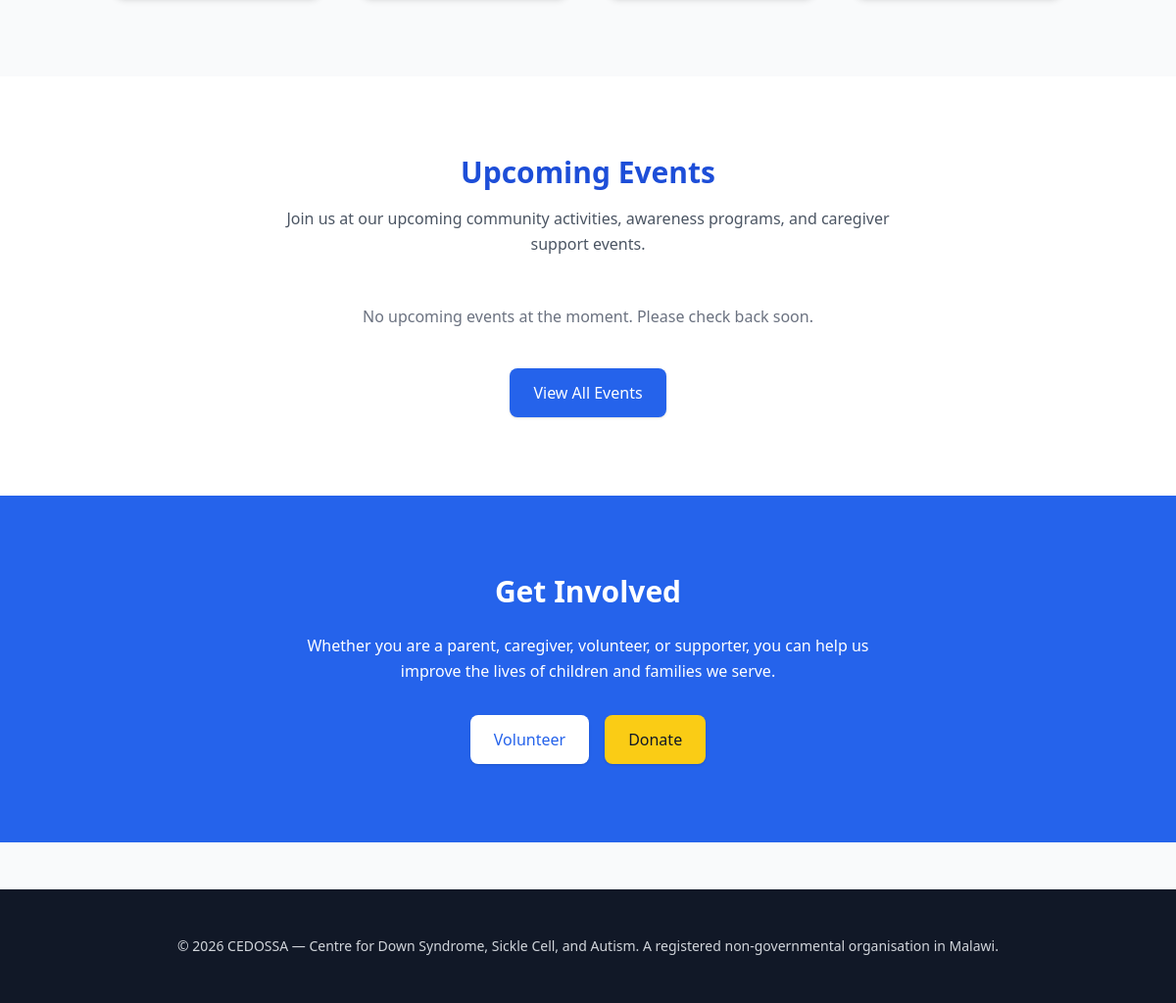
Before: / (lower part) with the older database file.
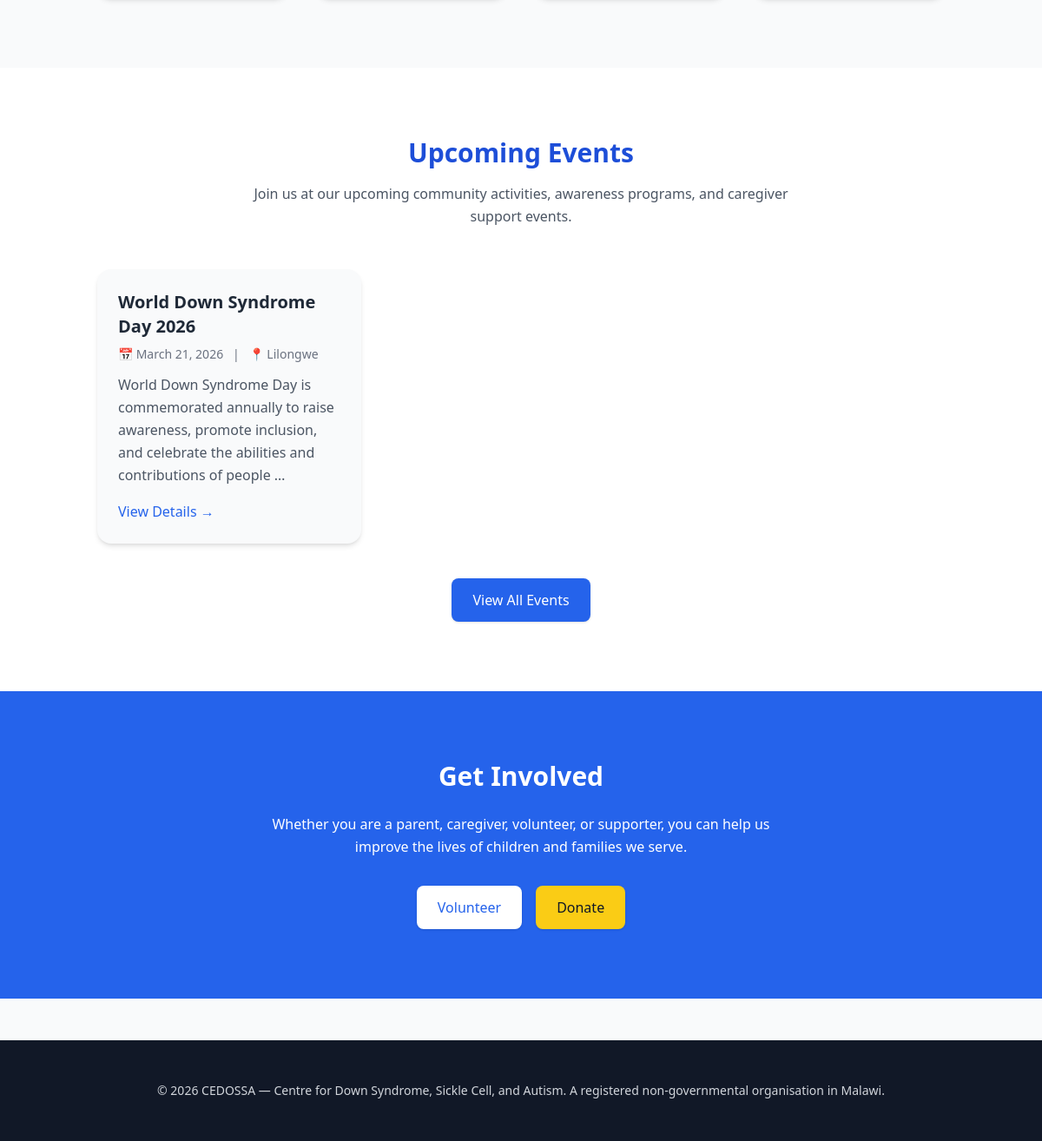
After: the same page with the newer database file.
### main/models.py (models this page shows, shortened)
class Event(models.Model):
    title = models.CharField(max_length=200)
    description = models.TextField()
    date = models.DateField()
    start_time = models.TimeField(blank=True, null=True)
    location = models.CharField(max_length=200)
    image = models.ImageField(upload_to='events/', blank=True, null=True)
    is_published = models.BooleanField(default=True)
    created_at = models.DateTimeField(auto_now_add=True)
    class Meta:
        ordering = ['date']

### main/views.py (the view)
# urls.py: path('', views.home, name='home'),
def home(request):
    programs_list = [
        {
            'title': 'Autism Support',
            'description': 'Early intervention, sensory activities, speech therapy, and inclusive education programs for children with autism.',
            'color': 'blue-600',
            'url_name': 'autism_support'
        },
        {
            'title': 'Down Syndrome Support',
            'description': 'Specialized healthcare, developmental learning, and advocacy programs for children with Down Syndrome and their families.',
            'color': 'yellow-600',
            'url_name': 'down_syndrome_support'
        },
        {
            'title': 'Inclusive Education Training',
            'description': 'Training schools and teachers on inclusive education practices to accommodate children with special needs.',
            'color': 'green-600',
            'url_name': '#'
        },
        {
            'title': 'Community Outreach',
            'description': 'Awareness campaigns and family counseling programs to support children with disabilities and their communities.',
            'color': 'purple-600',
            'url_name': '#'
        }
    ]
    upcoming_events = Event.objects.filter(
        is_published=True,
        date__gte=now().date()
    ).order_by('date')[:3]
    return render(request, 'index.html', {
        'title': 'Home',
        'programs': programs_list,
        'upcoming_events': upcoming_events,
    })

### main/templates/index.html (shortened to what this page needs)
{% load static %}
<!DOCTYPE html>
<html lang="en">
<head>
  <script src="https://cdn.tailwindcss.com"></script>
  <link rel="stylesheet" href="https://cdnjs.cloudflare.com/ajax/libs/font-awesome/6.5.0/css/all.min.css">
</head>
<body class="bg-gray-50 text-gray-800 leading-relaxed">
  <section class="py-20 bg-gray-50">
  </section>
<section class="py-20 bg-white">
  <div class="container mx-auto px-6 text-center">
    <h2 class="text-3xl font-bold text-blue-700 mb-4">
      Upcoming Events
    </h2>
    <p class="text-gray-600 mb-12 max-w-2xl mx-auto">
      Join us at our upcoming community activities, awareness programs,
      and caregiver support events.
    </p>
    {% if upcoming_events %}
    <div class="grid grid-cols-1 md:grid-cols-2 lg:grid-cols-3 gap-8 mb-10">
      {% for event in upcoming_events %}
      <div class="bg-gray-50 rounded-2xl shadow-md overflow-hidden text-left">
        <div class="p-6">
          <h3 class="text-xl font-bold mb-2">
            {{ event.title }}
          </h3>
          <p class="text-sm text-gray-500 mb-3">
            📅 {{ event.date }} &nbsp; | &nbsp; 📍 {{ event.location }}
          </p>
          <p class="text-gray-600 mb-4">
            {{ event.description|truncatewords:20 }}
          </p>
          <a href="{% url 'main:events' %}"
             class="text-blue-600 font-medium hover:underline">
            View Details →
          </a>
        </div>
      </div>
      {% endfor %}
    </div>
    {% else %}
      <p class="text-gray-500 mb-10">
        No upcoming events at the moment. Please check back soon.
      </p>
    {% endif %}
    <a href="{% url 'main:events' %}"
       class="inline-block px-6 py-3 bg-blue-600 text-white rounded-lg shadow hover:bg-blue-700 transition">
      View All Events
    </a>
  </div>
</section>
  <section class="py-20 bg-blue-600 text-white">
    <div class="container mx-auto text-center px-6">
      <h2 class="text-3xl font-bold mb-6">Get Involved</h2>
      <p class="mb-8 max-w-xl mx-auto">
        Whether you are a parent, caregiver, volunteer, or supporter,
        you can help us improve the lives of children and families we serve.
      </p>
      <div class="flex justify-center gap-4 flex-wrap">
        <a href="{% url 'main:contact' %}"
           class="px-6 py-3 bg-white text-blue-600 rounded-lg shadow hover:bg-gray-100 transition">
          Volunteer
        </a>
        <a href="{% url 'main:donate' %}"
           class="px-6 py-3 bg-yellow-400 text-gray-900 rounded-lg shadow hover:bg-yellow-300 transition">
          Donate
        </a>
      </div>
    </div>
  </section>
  <footer class="bg-gray-900 text-white py-12 mt-12">
    <div class="container mx-auto px-6 text-center">
      <p class="text-sm text-gray-300">
        © 2026 CEDOSSA — Centre for Down Syndrome, Sickle Cell, and Autism.
        A registered non-governmental organisation in Malawi.
      </p>
    </div>
  </footer>
</body>
</html>

Changed rows visible on the page:
added Event: title "World Down Syndrome Day 2026", date "March 21, 2026", location "Lilongwe", description "World Down Syndrome Day is commemorated annually to raise awareness, promote inclusion, and celebrate the abilities and contributions of people …"
Other visible differences:
text no longer shown: "No upcoming events at the moment. Please check back soon."
